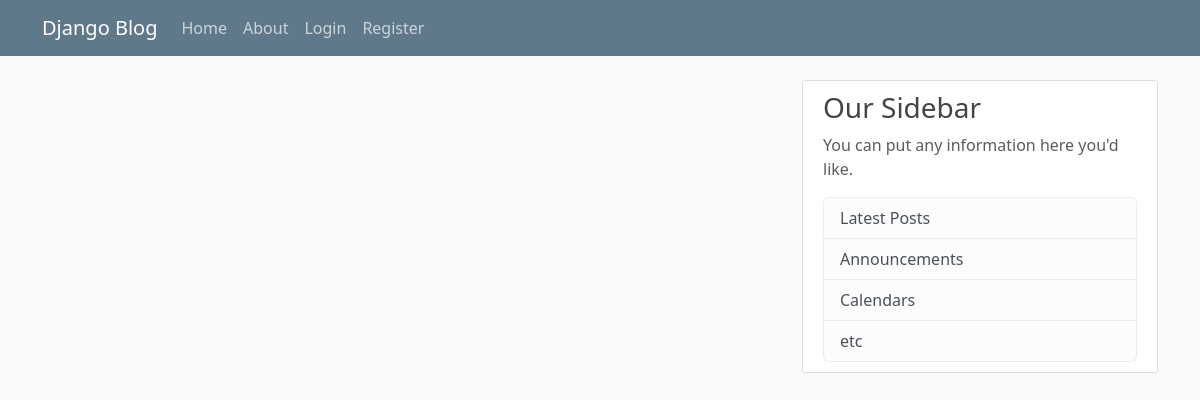
The app's page /, older data.
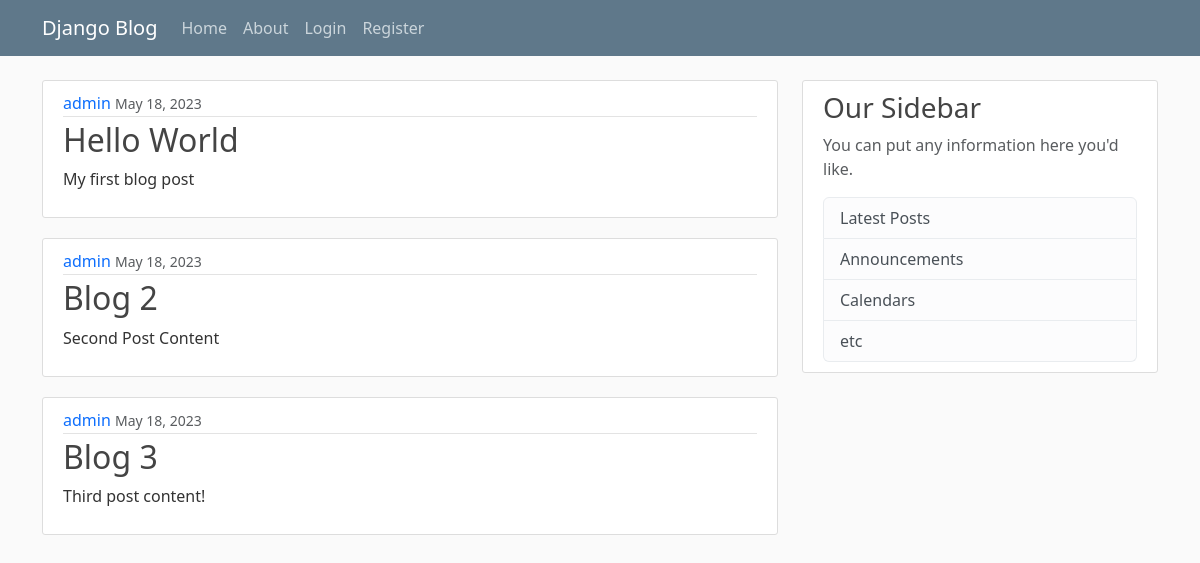
The same page, newer data.
### blog/models.py (models this page shows, shortened)
class Post(models.Model):
    title = models.CharField(max_length=100)
    content = models.TextField()
    date_posted = models.DateTimeField(default=timezone.now)
    author = models.ForeignKey(User, on_delete=models.CASCADE)

### blog/views.py (the view)
# urls.py: path("", views.home, name="blog-home"),
def home(request):
    context = {"posts": Post.objects.all()}
    return render(request, "blog/home.html", context)

### blog/templates/blog/home.html
{% extends 'blog/base.html' %} {% block content %} {% for post in posts %}
<article class="media content-section">
  <div class="media-body">
    <div class="article-metadata">
      <a class="mr-2 text-decoration-none" href="#">{{ post.author }}</a>
      <small class="text-muted">{{ post.date_posted|date:"F d, Y" }}</small>
    </div>
    <h2>
      <a class="article-title text-decoration-none" href="#"
        >{{ post.title }}</a
      >
    </h2>
    <p class="article-content">{{ post.content }}</p>
  </div>
</article>
{%endfor%} {% endblock content %}

### blog/templates/blog/base.html (shortened to what this page needs)
{% load static %}
<!DOCTYPE html>
<html>
  <head>
    <link
      href="https://cdn.jsdelivr.net/npm/bootstrap@5.3.0-alpha3/dist/css/bootstrap.min.css"
      rel="stylesheet"
    />
    <link
      rel="stylesheet"
      type="text/css"
      href="{% static 'blog/main.css' %}"
    />
  </head>
  <body>
    <header class="site-header">
      <nav class="navbar navbar-expand-md navbar-dark bg-steel fixed-top">
        <div class="container">
          <a class="navbar-brand mr-4" href="/">Django Blog</a>
          <div class="collapse navbar-collapse" id="navbarToggle">
            <div class="navbar-nav mr-auto">
              <a class="nav-item nav-link" href="{% url 'blog-home' %}">Home</a>
              <a class="nav-item nav-link" href="{% url 'blog-about' %}"
                >About</a
              >
            </div>
            <div class="navbar-nav">
              {% if user.is_authenticated %}
              <a class="nav-item nav-link" href="{% url 'profile' %}"
                >Profile</a
              >
              <a class="nav-item nav-link" href="{% url 'logout' %}">Logout</a>
              {% else %}
              <a class="nav-item nav-link" href="{% url 'login' %}">Login</a>
              <a class="nav-item nav-link" href="{% url 'register' %}"
                >Register</a
              >
              {%endif%}
            </div>
          </div>
        </div>
      </nav>
    </header>
    <main role="main" class="container">
      <div class="row">
        <div class="col-md-8">
           {% block content %}{% endblock %}
        </div>
        <div class="col-md-4">
          <div class="content-section">
            <h3>Our Sidebar</h3>
            <p class="text-muted">
              You can put any information here you'd like.
            </p>
            <ul class="list-group">
              <li class="list-group-item list-group-item-light">
                Latest Posts
              </li>
              <li class="list-group-item list-group-item-light">
                Announcements
              </li>
              <li class="list-group-item list-group-item-light">Calendars</li>
              <li class="list-group-item list-group-item-light">etc</li>
            </ul>
          </div>
        </div>
      </div>
    </main>
  </body>
</html>

### blog/static/blog/main.css (style rules this page uses)
body { background: #fafafa; color: #333333; margin-top: 5rem; }
h1, h2, h3, h4, h5, h6 { color: #444444; }
ul { margin: 0; }
.bg-steel { background-color: #5f788a; }
.site-header .navbar-nav .nav-link { color: #cbd5db; }
.content-section { background: #ffffff; padding: 10px 20px; border: 1px solid #dddddd; border-radius: 3px; margin-bottom: 20px; }
.article-title { color: #444444; }
.article-content { white-space: pre-line; }
.article-metadata { padding-bottom: 1px; margin-bottom: 4px; border-bottom: 1px solid #e3e3e3 }

Row changes from the older to the newer data that the page shows:
added Post: author "admin", date_posted "May 18, 2023", title "Hello World", content "My first blog post"
added Post: author "admin", date_posted "May 18, 2023", title "Blog 2", content "Second Post Content"
added Post: author "admin", date_posted "May 18, 2023", title "Blog 3", content "Third post content!"
